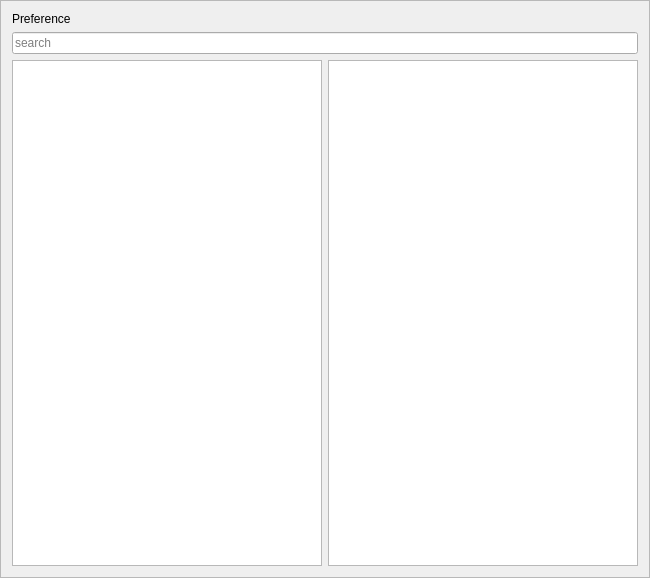
<?xml version="1.0" encoding="UTF-8"?>
<ui version="4.0">
 <class>From</class>
 <widget class="QFrame" name="From">
  <property name="geometry">
   <rect>
    <x>0</x>
    <y>0</y>
    <width>650</width>
    <height>578</height>
   </rect>
  </property>
  <property name="windowTitle">
   <string>Frame</string>
  </property>
  <property name="frameShape">
   <enum>QFrame::StyledPanel</enum>
  </property>
  <property name="frameShadow">
   <enum>QFrame::Raised</enum>
  </property>
  <layout class="QGridLayout" name="gridLayout">
   <item row="2" column="0">
    <widget class="QTreeView" name="treeView"/>
   </item>
   <item row="0" column="0">
    <widget class="QLabel" name="labelHeading">
     <property name="text">
      <string>Preference</string>
     </property>
    </widget>
   </item>
   <item row="2" column="1">
    <widget class="QTableView" name="tableView"/>
   </item>
   <item row="1" column="0" colspan="2">
    <widget class="QLineEdit" name="lineEdit">
     <property name="placeholderText">
      <string>search</string>
     </property>
    </widget>
   </item>
  </layout>
 </widget>
 <resources/>
 <connections/>
</ui>
